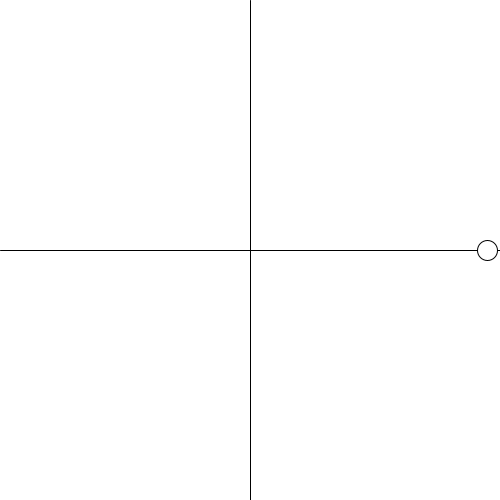
Frame 1 (no input)
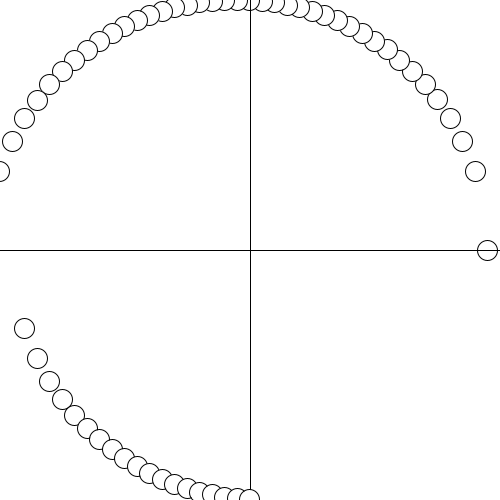
Frame 60 (the mouse pressed at the canvas centre just before this capture)
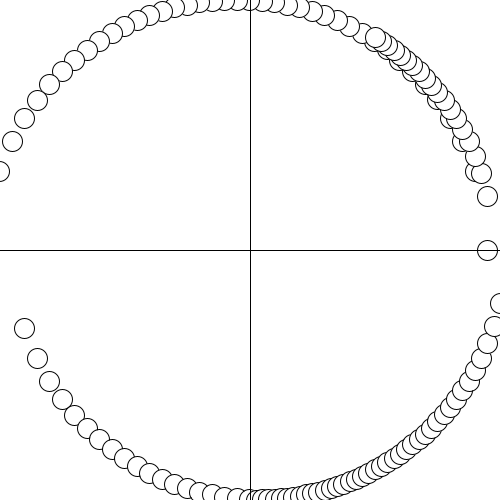
Frame 120 (the mouse held since frame 60 and released just before this capture)

The Processing sketch that drew these frames (run headless with seeded random() and noise(); from frame 60 on, the mouse is pressed at the canvas centre):

// Processing sketch: Circle_Drawing
// ── Circle_Drawing.pde
boolean up = true;
float speed;
float xlen = 1;
float ylen;
float y;

void setup() {
  size(500, 500);
  background(255);
}

void draw() {
  line(0, height/2, width, height/2);
  line(width/2, 0, width/2, height);

  speed = map (mouseY, 0, height, 0.05, 0.0001); 
  
  if (up == true) {
    xlen -= speed;
    y = height/2-ylen*height/2;
  } else {
    xlen += speed;
    y = height/2+ylen*height/2;
  }

  if (xlen <= -1 || xlen >= 1) {
    if (up == true)
      up = false;
    else
      up = true;
  }
  
  ylen = sqrt(1-sq(xlen));
  ellipse(width/2+xlen*width/2, y, 20, 20);
}
